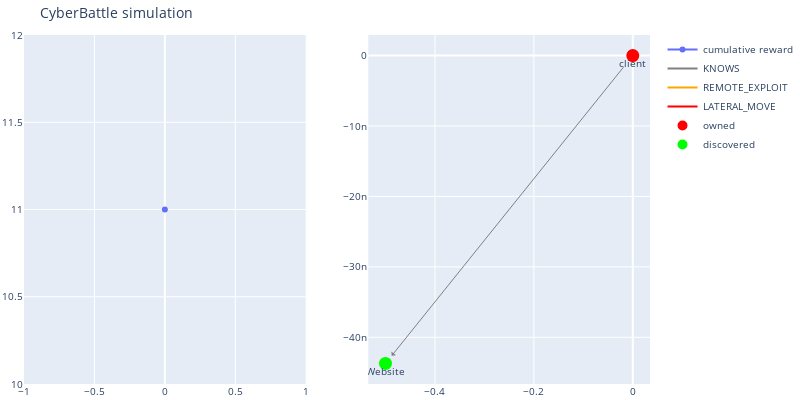
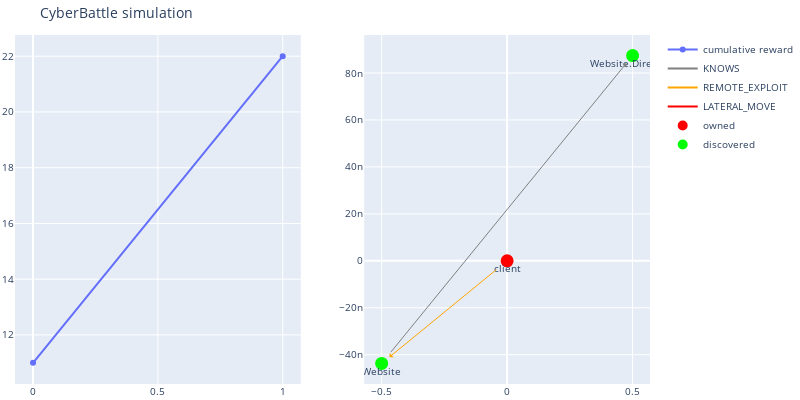
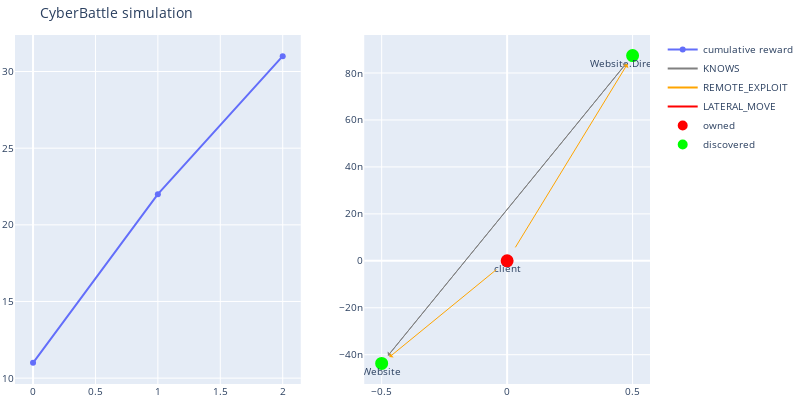
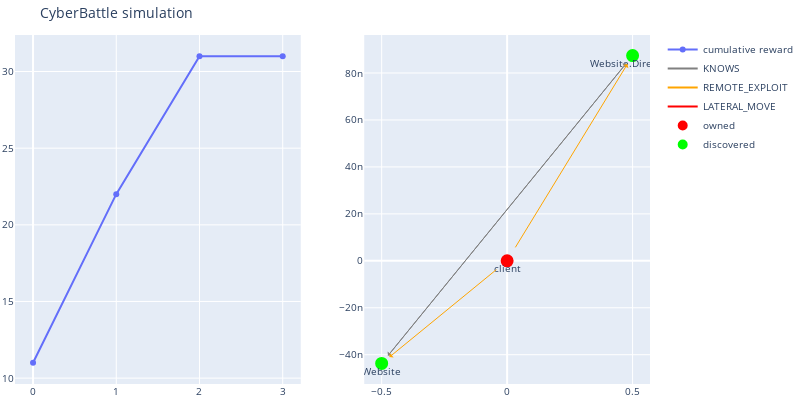

Notebook code cell kept with these figures, in order:
### Code cell
# initialize the environment

current_o = ctf_env.reset()
wrapped_env = AgentWrapper(ctf_env, ActionTrackingStateAugmentation(ep, current_o))
l = dqn_learning_run['learner']

current_o = wrapped_env.reset()
current_initial = current_o.copy()

# Use the trained agent to run the steps one by one

max_steps = 10

# next action suggested by DQL agent
net_bitmap_l = []
outputs_on_step= []
total_reward = 0
for i in range(max_steps):
    sampled_actions = {}
    print("\nStep: {}, sample all actions under action_mask"
          "(bruteforce search)".format(i))
            
    #bruteforce sample actions
    all_local_flag = all_remote_flag = 0
    while True:
        sampled_action =  wrapped_env.sample_valid_action()

        if not all_local_flag:
            if "local" not in str(sampled_action):
                continue
        else:
            if not all_remote_flag and "remote" not in str(sampled_action):
                continue
        
        if str(sampled_action) not in sampled_actions.keys():
            sampled_actions[str(sampled_action)] = 0
            print("\t{}\t{}".format(str(sampled_action),
                                       wrapped_env.pretty_print_internal_action(
                                           sampled_action)))
        else:
            if np.all(np.array(list(sampled_actions.values())) > 5):
                if not all_local_flag:
                    all_local_flag = 1
                    continue
                if not all_remote_flag:
                    all_remote_flag = 1
                    continue
                break
            sampled_actions[str(sampled_action)] += 1

    # run the suggested action
    action_style, gym_action, action_metadata = l.exploit(wrapped_env, current_o)
    if gym_action is None:
        print("Exploit unsuccessful: ", action_style, ' ', gym_action)
        break
    net_bitmap_l.append(
            (wrapped_env.get_explored_network_node_properties_bitmap_as_numpy(current_o), 
             gym_action))

    current_o, reward, done, info = wrapped_env.step(gym_action)
    outputs_on_step += [current_o]  
    
    total_reward += reward
    if True:
        sign = ['-', '+'][reward > 0]
        sign = [sign, '='][-1e-4 < reward < 1e-4]

        print(f"\nExecuted: \n {sign} t={i} {action_style} r={reward} cum_reward:{total_reward} "
              f"a={action_metadata}-{gym_action} "
              f"creds={len(current_o['credential_cache_matrix'])} "
              f" {l.stateaction_as_string(action_metadata)}")
        wrapped_env.render()
    
    if total_reward > 1000:
        print("Successfull flag acquiring")
        break

#     if True and (i == 0 or i >= max_steps - 3):
#         pprint.pprint(current_o)
#         print()

@interact(step=(-1, len(outputs_on_step)-1))
def double_number(step: int):
    if step < 0:
        print("\n\nInitial observation only t=",step)
        pprint.pprint({k: current_initial[k] for k in current_o_keys})
        return
    pprint.pprint("explored network node " + repr(net_bitmap_l[step][0]) 
                  + "\n gym_action" + repr(net_bitmap_l[step][1]))
    print("\n Observation after action t=",step)
    pprint.pprint({k: outputs_on_step[step][k] for k in current_o_keys})
    print("\nAction mask ")
    pprint.pprint(outputs_on_step[step]['action_mask'])

### Figure 1 — Plotly figure (JSON) as saved in the notebook; plotly's stock layout.template omitted (floating-point values rounded to 4 significant figures)
{"data": [{"name": "cumulative reward", "type": "scatter", "xaxis": "x", "y": [11], "yaxis": "y"}, {"line": {"color": "gray"}, "mode": "lines", "name": "KNOWS", "type": "scatter", "x": [0], "xaxis": "x2", "y": [0], "yaxis": "y2"}, {"line": {"color": "orange"}, "mode": "lines", "name": "REMOTE_EXPLOIT", "type": "scatter", "x": [0], "xaxis": "x2", "y": [0], "yaxis": "y2"}, {"line": {"color": "red"}, "mode": "lines", "name": "LATERAL_MOVE", "type": "scatter", "x": [0], "xaxis": "x2", "y": [0], "yaxis": "y2"}, {"hoverinfo": "text", "marker": {"color": "#D32F2E", "line": {"color": "rgb(255,0,0)", "width": 8}, "size": 5, "symbol": "circle-dot"}, "mode": "markers+text", "name": "owned", "text": ["client"], "textposition": "bottom center", "type": "scatter", "x": [0], "xaxis": "x2", "y": [0], "yaxis": "y2"}, {"hoverinfo": "text", "marker": {"color": "#0e9d00", "line": {"color": "rgb(0,255,0)", "width": 8}, "size": 5, "symbol": "circle-dot"}, "mode": "markers+text", "name": "discovered", "text": ["Website"], "textposition": "bottom center", "type": "scatter", "x": [-0.5], "xaxis": "x2", "y": [-4.371e-08], "yaxis": "y2"}], "layout": {"annotations": [{"align": "center", "arrowcolor": "gray", "arrowhead": 1, "arrowsize": 1, "arrowwidth": 1, "ax": 0, "axref": "x2", "ay": 0, "ayref": "y2", "hovertext": "KNOWS", "opacity": 1, "showarrow": true, "standoff": 10, "startstandoff": 10, "x": -0.5, "xref": "x2", "y": -4.371e-08, "yref": "y2"}], "autosize": false, "font": {"size": 10}, "height": 400, "hovermode": "closest", "margin": {"b": 15, "l": 2, "r": 2, "t": 35}, "showlegend": true, "title": {"text": "CyberBattle simulation"}, "width": 800, "xaxis": {"anchor": "y", "domain": [0, 0.45]}, "xaxis2": {"anchor": "y2", "domain": [0.55, 1]}, "yaxis": {"anchor": "x", "domain": [0, 1]}, "yaxis2": {"anchor": "x2", "domain": [0, 1]}}}

### Figure 2 — Plotly figure (JSON) as saved in the notebook; plotly's stock layout.template omitted (floating-point values rounded to 4 significant figures)
{"data": [{"name": "cumulative reward", "type": "scatter", "xaxis": "x", "y": [11, 22], "yaxis": "y"}, {"line": {"color": "gray"}, "mode": "lines", "name": "KNOWS", "type": "scatter", "x": [0], "xaxis": "x2", "y": [0], "yaxis": "y2"}, {"line": {"color": "orange"}, "mode": "lines", "name": "REMOTE_EXPLOIT", "type": "scatter", "x": [0], "xaxis": "x2", "y": [0], "yaxis": "y2"}, {"line": {"color": "red"}, "mode": "lines", "name": "LATERAL_MOVE", "type": "scatter", "x": [0], "xaxis": "x2", "y": [0], "yaxis": "y2"}, {"hoverinfo": "text", "marker": {"color": "#D32F2E", "line": {"color": "rgb(255,0,0)", "width": 8}, "size": 5, "symbol": "circle-dot"}, "mode": "markers+text", "name": "owned", "text": ["client"], "textposition": "bottom center", "type": "scatter", "x": [0], "xaxis": "x2", "y": [0], "yaxis": "y2"}, {"hoverinfo": "text", "marker": {"color": "#0e9d00", "line": {"color": "rgb(0,255,0)", "width": 8}, "size": 5, "symbol": "circle-dot"}, "mode": "markers+text", "name": "discovered", "text": ["Website", "Website.Directory"], "textposition": "bottom center", "type": "scatter", "x": [-0.5, 0.5], "xaxis": "x2", "y": [-4.371e-08, 8.742e-08], "yaxis": "y2"}], "layout": {"annotations": [{"align": "center", "arrowcolor": "gray", "arrowhead": 1, "arrowsize": 1, "arrowwidth": 1, "ax": -0.5, "axref": "x2", "ay": -4.371e-08, "ayref": "y2", "hovertext": "KNOWS", "opacity": 1, "showarrow": true, "standoff": 10, "startstandoff": 10, "x": 0.5, "xref": "x2", "y": 8.742e-08, "yref": "y2"}, {"align": "center", "arrowcolor": "orange", "arrowhead": 1, "arrowsize": 1, "arrowwidth": 1, "ax": 0, "axref": "x2", "ay": 0, "ayref": "y2", "hovertext": "REMOTE_EXPLOIT", "opacity": 1, "showarrow": true, "standoff": 10, "startstandoff": 10, "x": -0.5, "xref": "x2", "y": -4.371e-08, "yref": "y2"}], "autosize": false, "font": {"size": 10}, "height": 400, "hovermode": "closest", "margin": {"b": 15, "l": 2, "r": 2, "t": 35}, "showlegend": true, "title": {"text": "CyberBattle simulation"}, "width": 800, "xaxis": {"anchor": "y", "domain": [0, 0.45]}, "xaxis2": {"anchor": "y2", "domain": [0.55, 1]}, "yaxis": {"anchor": "x", "domain": [0, 1]}, "yaxis2": {"anchor": "x2", "domain": [0, 1]}}}

### Figure 3 — Plotly figure (JSON) as saved in the notebook; plotly's stock layout.template omitted (floating-point values rounded to 4 significant figures)
{"data": [{"name": "cumulative reward", "type": "scatter", "xaxis": "x", "y": [11, 22, 31], "yaxis": "y"}, {"line": {"color": "gray"}, "mode": "lines", "name": "KNOWS", "type": "scatter", "x": [0], "xaxis": "x2", "y": [0], "yaxis": "y2"}, {"line": {"color": "orange"}, "mode": "lines", "name": "REMOTE_EXPLOIT", "type": "scatter", "x": [0], "xaxis": "x2", "y": [0], "yaxis": "y2"}, {"line": {"color": "red"}, "mode": "lines", "name": "LATERAL_MOVE", "type": "scatter", "x": [0], "xaxis": "x2", "y": [0], "yaxis": "y2"}, {"hoverinfo": "text", "marker": {"color": "#D32F2E", "line": {"color": "rgb(255,0,0)", "width": 8}, "size": 5, "symbol": "circle-dot"}, "mode": "markers+text", "name": "owned", "text": ["client"], "textposition": "bottom center", "type": "scatter", "x": [0], "xaxis": "x2", "y": [0], "yaxis": "y2"}, {"hoverinfo": "text", "marker": {"color": "#0e9d00", "line": {"color": "rgb(0,255,0)", "width": 8}, "size": 5, "symbol": "circle-dot"}, "mode": "markers+text", "name": "discovered", "text": ["Website", "Website.Directory"], "textposition": "bottom center", "type": "scatter", "x": [-0.5, 0.5], "xaxis": "x2", "y": [-4.371e-08, 8.742e-08], "yaxis": "y2"}], "layout": {"annotations": [{"align": "center", "arrowcolor": "gray", "arrowhead": 1, "arrowsize": 1, "arrowwidth": 1, "ax": -0.5, "axref": "x2", "ay": -4.371e-08, "ayref": "y2", "hovertext": "KNOWS", "opacity": 1, "showarrow": true, "standoff": 10, "startstandoff": 10, "x": 0.5, "xref": "x2", "y": 8.742e-08, "yref": "y2"}, {"align": "center", "arrowcolor": "gray", "arrowhead": 1, "arrowsize": 1, "arrowwidth": 1, "ax": 0.5, "axref": "x2", "ay": 8.742e-08, "ayref": "y2", "hovertext": "KNOWS", "opacity": 1, "showarrow": true, "standoff": 10, "startstandoff": 10, "x": -0.5, "xref": "x2", "y": -4.371e-08, "yref": "y2"}, {"align": "center", "arrowcolor": "orange", "arrowhead": 1, "arrowsize": 1, "arrowwidth": 1, "ax": 0, "axref": "x2", "ay": 0, "ayref": "y2", "hovertext": "REMOTE_EXPLOIT", "opacity": 1, "showarrow": true, "standoff": 10, "startstandoff": 10, "x": -0.5, "xref": "x2", "y": -4.371e-08, "yref": "y2"}, {"align": "center", "arrowcolor": "orange", "arrowhead": 1, "arrowsize": 1, "arrowwidth": 1, "ax": 0, "axref": "x2", "ay": 0, "ayref": "y2", "hovertext": "REMOTE_EXPLOIT", "opacity": 1, "showarrow": true, "standoff": 10, "startstandoff": 10, "x": 0.5, "xref": "x2", "y": 8.742e-08, "yref": "y2"}], "autosize": false, "font": {"size": 10}, "height": 400, "hovermode": "closest", "margin": {"b": 15, "l": 2, "r": 2, "t": 35}, "showlegend": true, "title": {"text": "CyberBattle simulation"}, "width": 800, "xaxis": {"anchor": "y", "domain": [0, 0.45]}, "xaxis2": {"anchor": "y2", "domain": [0.55, 1]}, "yaxis": {"anchor": "x", "domain": [0, 1]}, "yaxis2": {"anchor": "x2", "domain": [0, 1]}}}

### Figure 4 — Plotly figure (JSON) as saved in the notebook; plotly's stock layout.template omitted (floating-point values rounded to 4 significant figures)
{"data": [{"name": "cumulative reward", "type": "scatter", "xaxis": "x", "y": [11, 22, 31, 31], "yaxis": "y"}, {"line": {"color": "gray"}, "mode": "lines", "name": "KNOWS", "type": "scatter", "x": [0], "xaxis": "x2", "y": [0], "yaxis": "y2"}, {"line": {"color": "orange"}, "mode": "lines", "name": "REMOTE_EXPLOIT", "type": "scatter", "x": [0], "xaxis": "x2", "y": [0], "yaxis": "y2"}, {"line": {"color": "red"}, "mode": "lines", "name": "LATERAL_MOVE", "type": "scatter", "x": [0], "xaxis": "x2", "y": [0], "yaxis": "y2"}, {"hoverinfo": "text", "marker": {"color": "#D32F2E", "line": {"color": "rgb(255,0,0)", "width": 8}, "size": 5, "symbol": "circle-dot"}, "mode": "markers+text", "name": "owned", "text": ["client"], "textposition": "bottom center", "type": "scatter", "x": [0], "xaxis": "x2", "y": [0], "yaxis": "y2"}, {"hoverinfo": "text", "marker": {"color": "#0e9d00", "line": {"color": "rgb(0,255,0)", "width": 8}, "size": 5, "symbol": "circle-dot"}, "mode": "markers+text", "name": "discovered", "text": ["Website", "Website.Directory"], "textposition": "bottom center", "type": "scatter", "x": [-0.5, 0.5], "xaxis": "x2", "y": [-4.371e-08, 8.742e-08], "yaxis": "y2"}], "layout": {"annotations": [{"align": "center", "arrowcolor": "gray", "arrowhead": 1, "arrowsize": 1, "arrowwidth": 1, "ax": -0.5, "axref": "x2", "ay": -4.371e-08, "ayref": "y2", "hovertext": "KNOWS", "opacity": 1, "showarrow": true, "standoff": 10, "startstandoff": 10, "x": 0.5, "xref": "x2", "y": 8.742e-08, "yref": "y2"}, {"align": "center", "arrowcolor": "gray", "arrowhead": 1, "arrowsize": 1, "arrowwidth": 1, "ax": 0.5, "axref": "x2", "ay": 8.742e-08, "ayref": "y2", "hovertext": "KNOWS", "opacity": 1, "showarrow": true, "standoff": 10, "startstandoff": 10, "x": -0.5, "xref": "x2", "y": -4.371e-08, "yref": "y2"}, {"align": "center", "arrowcolor": "orange", "arrowhead": 1, "arrowsize": 1, "arrowwidth": 1, "ax": 0, "axref": "x2", "ay": 0, "ayref": "y2", "hovertext": "REMOTE_EXPLOIT", "opacity": 1, "showarrow": true, "standoff": 10, "startstandoff": 10, "x": -0.5, "xref": "x2", "y": -4.371e-08, "yref": "y2"}, {"align": "center", "arrowcolor": "orange", "arrowhead": 1, "arrowsize": 1, "arrowwidth": 1, "ax": 0, "axref": "x2", "ay": 0, "ayref": "y2", "hovertext": "REMOTE_EXPLOIT", "opacity": 1, "showarrow": true, "standoff": 10, "startstandoff": 10, "x": 0.5, "xref": "x2", "y": 8.742e-08, "yref": "y2"}], "autosize": false, "font": {"size": 10}, "height": 400, "hovermode": "closest", "margin": {"b": 15, "l": 2, "r": 2, "t": 35}, "showlegend": true, "title": {"text": "CyberBattle simulation"}, "width": 800, "xaxis": {"anchor": "y", "domain": [0, 0.45]}, "xaxis2": {"anchor": "y2", "domain": [0.55, 1]}, "yaxis": {"anchor": "x", "domain": [0, 1]}, "yaxis2": {"anchor": "x2", "domain": [0, 1]}}}
